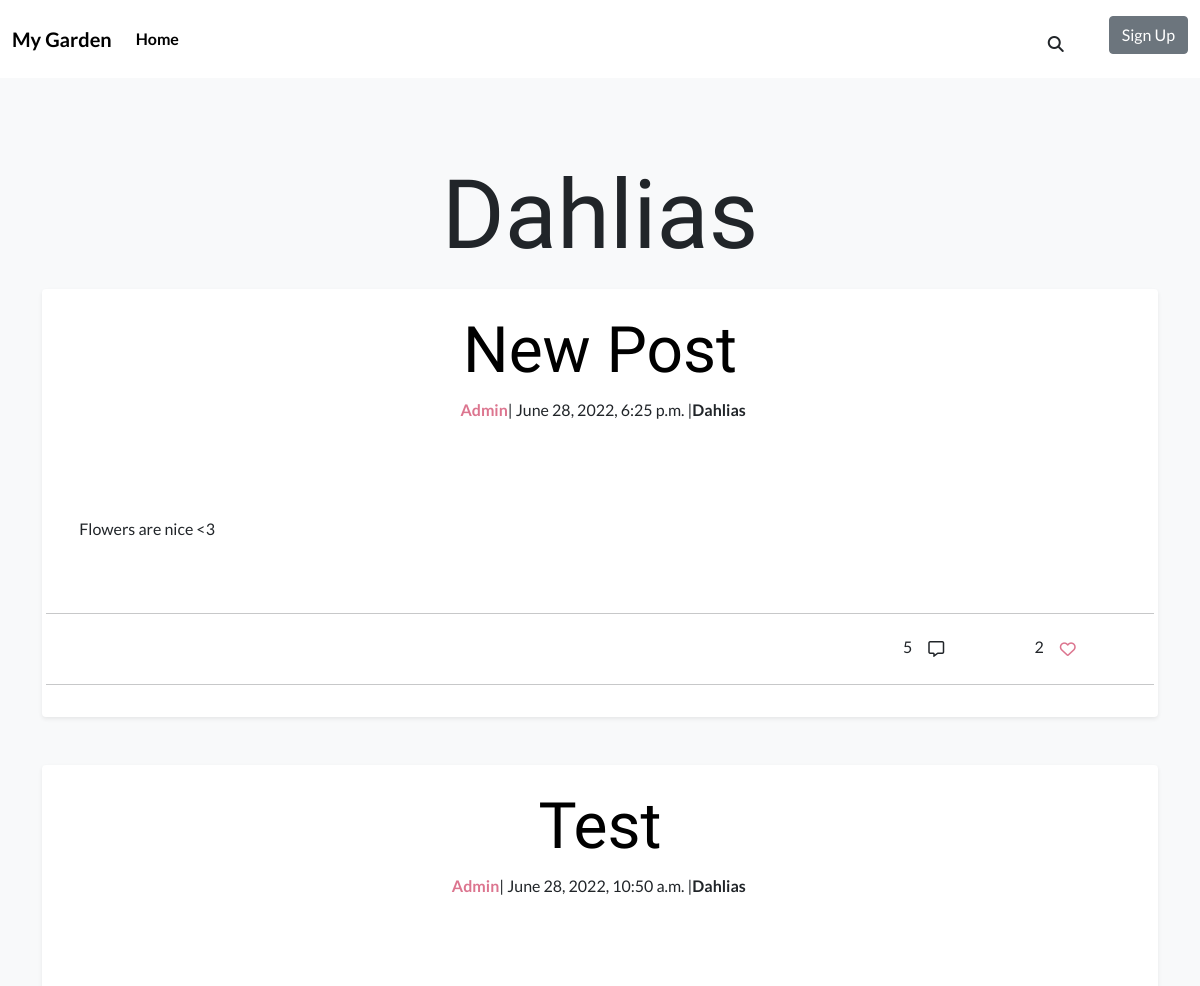
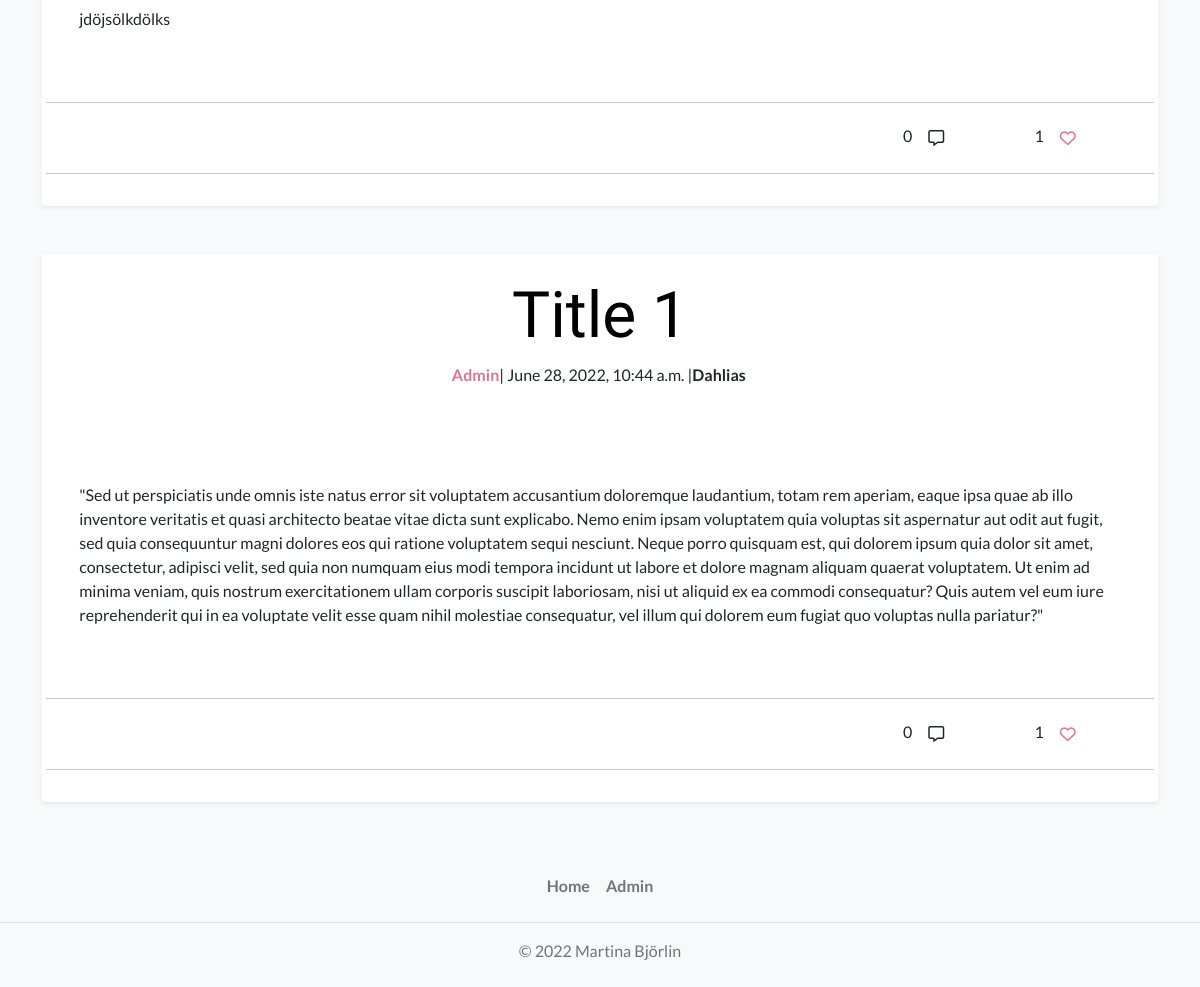
Page /category/dahlias/ on the committed database (2 pictures, top to bottom).
### blog_post/models.py (models this page shows, shortened)
class Category(models.Model):
    name = models.CharField(
        max_length=50,
        unique=True,
        blank=False,
        null=False,
        )
    slug = models.SlugField(
        max_length=200,
        unique=True,
        blank=False,
        null=False,
        )
    category_img = CloudinaryField(
        'category_image',
        default='default_image',
        )
    class Meta:
        verbose_name_plural = "categories"
    def __str__(self):
        return f'{self.name}'

class Post(models.Model):
    PUBLISH_STATUS = ((0, 'Draft'), (1, 'Publish'))
    title = models.CharField(max_length=100)
    slug = models.SlugField(max_length=200, unique=True)
    meta_description = models.CharField(max_length=150, blank=True)
    author = models.ForeignKey(
        User,
        on_delete=models.CASCADE,
        related_name='post_author',
        )
    category = models.ForeignKey(
        Category,
        on_delete=models.CASCADE,
        related_name='post_category',
        )
    created_on = models.DateTimeField(auto_now_add=True)
    updated_on = models.DateTimeField(auto_now=True)
    content = models.TextField()
    published = models.IntegerField(choices=PUBLISH_STATUS, default=0)
    publish_date = models.DateTimeField(blank=True, null=True)
    likes = models.ManyToManyField(
        Profile,
        related_name='post_likes',
        default=[0],
        blank=True
        )
    number_of_likes = models.BigIntegerField(default='0')
    liked = models.BooleanField(default=False)
    post_img = CloudinaryField(
        'post_image',
        default='default_image'
        )
    class Meta:
        ordering = ['-created_on']

### home/views.py (the view)
# urls.py: path('category/<slug:slug>/', views.CategoryPostList.as_view(), name='post_by_category'),
class CategoryPostList(generic.ListView):
    model = Post
    template_name = 'posts_by_category.html'
    context_object_name = 'posts_by_category'
    def get(self, request, slug, *args, **kwargs):
        category = get_object_or_404(Category, slug=slug)
        all_published_posts = Post.objects.filter(published=1, category=category).order_by('-created_on')
        for post in all_published_posts:
            post.liked = False
            if post.likes.filter(id=self.request.user.id).exists():
                post.liked = True
        context = {
            'post_list': all_published_posts,
            'category': category
            }
        return render(
            request,
            'posts_by_category.html',
            context
        )

### home/templates/posts_by_category.html (shortened to what this page needs)
{% extends 'base.html' %}
{% load static %}
{% block content %}
    <h1 class="text-center mb-3">{{category.name}}</h1>
    {% for post in post_list %}
            {% include 'blog_post_list.html' %}
    {% empty %}
        <h2 class="text-center">This category has no posts yet</h2>
    {% endfor %}
{% endblock %}

### home/templates/blog_post_list.html (shortened to what this page needs)
{% block content %}
<article class="mx-auto blog-post-list shadow-sm p-3 mb-5 bg-body rounded">
    <div class="row">
        <span class="text-center">
            <a href="{% url 'blog_post' post.slug %}" class="blog-post-header">
                <h1 class="display-3 text-capitalize blog-post-header">{{post.title}}</h1>
            </a>
        </span>
    </div>
    <div class="row">
        <div class="col-lg-7 col-md-12 col-sm-12 g-0">
            <p class="text-center text-lg-end"><span class="fw-bold post-author">{{post.author}}</span>| {{post.created_on}} |</p>
        </div>
        <div class="col-lg-5 col-md-12 col-sm-12 g-0">
            <p class="text-center text-lg-start text-md-center text-sm-center fw-bold">{{post.category}}</p>
        </div>
    </div>
    <div>
    </div>
    <article id="blog-post-body">
        <div class="row">
            <p class="blog-post-content"> {{post.content}} </p>
            <hr>
        </div>
    </article>
    <div class="comment-and-like-section">
        <div class="row">
            <div class="col-9 col-md-10 col-lg-10">
                <p class="text-end">{{post.post_comments.count}}
                    <button class="btn btn-comments" type="button"><i class="far fa-comment-alt"></i></button>
                </p>
            </div>
            <div class="col-3 col-md-2 col-lg-2 text-center">
                <span>{{post.number_of_likes}}</span>
                {% if request.user.is_authenticated %}
                    {% if post.liked %}
                    <button class="btn btn_likes" id="btn-like" name="{% url 'post_likes' post.slug %}" type="submit"
                    value="{{post.id}}"><i id="btn-i" class="fas fa-heart btn-icon"></i></button>
                    {% else %}
                    <button class="btn btn_likes" id="btn-like" name="{% url 'post_likes' post.slug %}" type="submit"
                    value="{{post.id}}"><i id="btn-i" class="far fa-heart btn-icon"></i></button>
                    {% endif %}
                {% else %}
                <button class="btn" id="btn-like" onclick="alertMsgVisitorLikes()"><i id="btn-i"
                        class="far fa-heart btn-icon"></i></button>
                {% endif %}
            </div>
            <hr>
        </div>
    </div>
</article>
{% endblock %}

### static/css/style.css (style rules this page uses)
h1 { font-family: 'Amatic SC', cursive; font-size: 6rem; }
body { font-family: 'Lato', sans-serif; }
a { text-decoration: none; text-align: center; color: black; }
#btn-i { color: #dc758f; }
.blog-post-header { display: inline-block; }
.blog-post-list { width: 70%; margin-bottom: 5%; padding-top: 2%; padding-left: 5%; padding-right: 5%; background-color: white; }
.post-author { color: #dc758f; }
.blog-post-content { padding: 5% 3% 5% 3%; }
.post-author { text-align: center; }
.blog-post-list { width: 100%; }

### rows in the picture
Category: name "Dahlias"
Post: title "New Post", author "Admin", created_on "June 28, 2022, 6:25 p.m.", category "Dahlias", content "Flowers are nice <3", post_comments.count "5", number_of_likes "2"
Post: title "Test", author "Admin", created_on "June 28, 2022, 10:50 a.m.", category "Dahlias", content "jdöjsölkdölks", post_comments.count "0", number_of_likes "1"
Post: title "Title 1", author "Admin", created_on "June 28, 2022, 10:44 a.m.", category "Dahlias", content "\"Sed ut perspiciatis unde omnis iste natus error sit voluptatem accusantium doloremque laudantium, totam rem aperiam, eaque ipsa quae ab illo inventore veritatis et quasi architecto beatae vitae dicta sunt explicabo. Nemo enim ipsam voluptatem quia voluptas sit aspernatur aut odit aut fugit, sed quia consequuntur magni dolores eos qui ratione voluptatem sequi nesciunt. Neque porro quisquam est, qui dolorem ipsum quia dolor sit amet, consectetur, adipisci velit, sed quia non numquam eius modi tempora incidunt ut labore et dolore magnam aliquam quaerat voluptatem. Ut enim ad minima veniam, quis nostrum exercitationem ullam corporis suscipit laboriosam, nisi ut aliquid ex ea commodi…", post_comments.count "0", number_of_likes "1"
